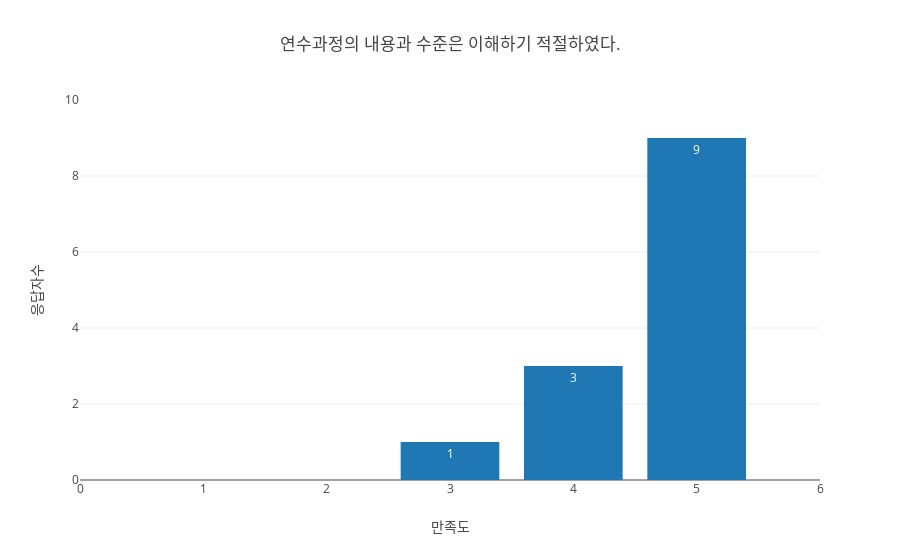

Source (notebook cell):
### Code cell
trace = go.Bar(
    x = survey.iloc[:,[0,18]]['연수과정의 내용과 수준은 이해하기 적절하였다.'].value_counts().index,
    y = survey.iloc[:,[0,18]]['연수과정의 내용과 수준은 이해하기 적절하였다.'].value_counts(),
    text = survey.iloc[:,[0,18]]['연수과정의 내용과 수준은 이해하기 적절하였다.'].value_counts(),
    textposition = 'auto'
)

layout = go.Layout(title='연수과정의 내용과 수준은 이해하기 적절하였다.',
                   xaxis=dict(title='만족도', range=[0,6]),
                   yaxis=dict(title='응답자수',range=[0,10]))

fig = go.Figure(data=[trace], layout=layout)

iplot(fig)

### Figure 1 — Plotly figure (JSON) as saved in the notebook; plotly's stock layout.template omitted (floating-point values rounded to 4 significant figures)
{"data": [{"text": [9, 3, 1], "textposition": "auto", "type": "bar", "uid": "baf57431-e0a3-4dbf-b16e-dfbf5ea7cdc1", "x": [5, 4, 3], "y": [9, 3, 1]}], "layout": {"autosize": true, "title": {"text": "연수과정의 내용과 수준은 이해하기 적절하였다."}, "xaxis": {"range": [0, 6], "title": {"text": "만족도"}, "type": "linear"}, "yaxis": {"range": [0, 10], "title": {"text": "응답자수"}, "type": "linear"}}}
